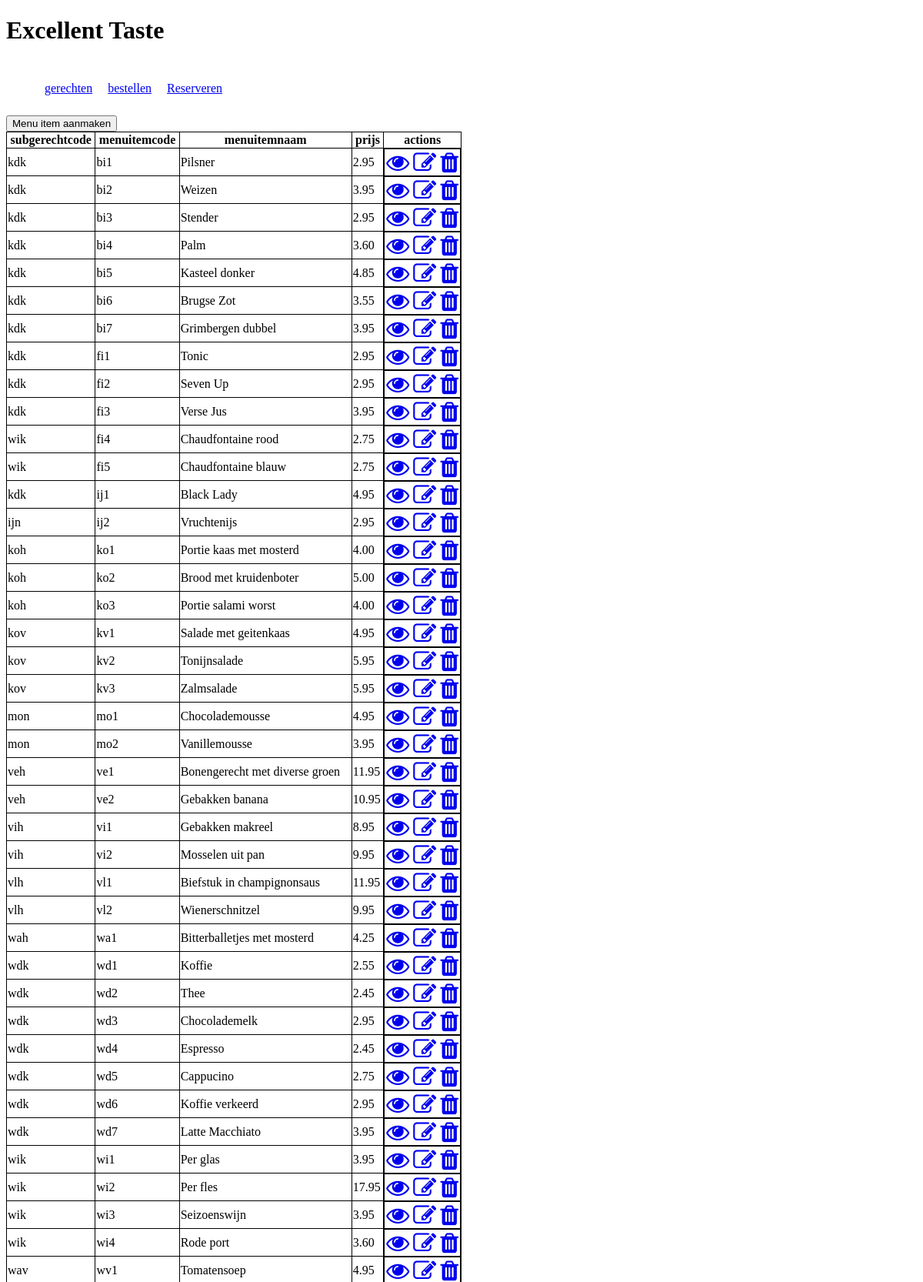
The page / (upper part) on the database its author committed.
### tables this page shows
CREATE TABLE `menuitem` (
  `subgerechtcode` varchar(4) NOT NULL,
  `menuitemcode` varchar(4) NOT NULL,
  `menuitemnaam` varchar(30) NOT NULL,
  `prijs` decimal(5,2) NOT NULL
);

### index.php (called while the page is built)
<?php
require_once 'controller/MainController.php';
$controller = new MainController();
$controller->handleRequest();
?>

### model/DishesLogic.php (called while the page is built, shortened)
<?php
require_once 'model/DataHandler.php';
class DishesLogic {
    public function __construct(){
        $this->DataHandler = new DataHandler("localhost", "mysql", "excellenttaste", "root", "");
    }
    public function readAllDishes(){
        $sql = "SELECT * from menuitem";
        $data = $this->DataHandler->readAllData($sql);
        $data->setFetchMode(PDO::FETCH_ASSOC);
        $result = $data->fetchAll();
        return $result;
    }
}
?>

### model/DataHandler.php (called while the page is built, shortened)
<?php
class DataHandler{
	public function __construct($host, $dbdriver, $dbname, $username, $password)
	{
		$this->host = $host;
		$this->dbdriver = $dbdriver;
		$this->dbname = $dbname;
		$this->username = $username;
		$this->password = $password;
		try {
			$this->dbh = new PDO("$this->dbdriver:host=$this->host;dbname=$this->dbname", $this->username, $this->password);
			$this->dbh->setAttribute(PDO::ATTR_ERRMODE, PDO::ERRMODE_EXCEPTION);
			return true;
		} catch (PDOException $e) {
			echo "Connection with ".$this->dbdriver." failed: ".$e->getMessage();
		}
	}
	public function readAllData($sql){
		return $this->dbh->query($sql,PDO::FETCH_ASSOC);
	}
}
?>

### model/Display.php (the view, shortened to what this page needs)
<?php
class Display{
    public function createTableDish($con, $res){
        $tableheader = false;
        $html = '<div style="overflow-x:auto;">';
        $html .= '<table>';
        foreach ($res as $row) {
            if ($tableheader == false) {
                $html .= "<tr>";
                foreach ($row as $key => $value) {
                    $html .= "<th>{$key}</th>";
                }
                $html .= "<th> actions </th>";
                $html .= "</tr>";
                $tableheader = true;
            }
            $html .= '<tr>';
            foreach ($row as $key => $value) {
                $html .= "<td>" . $value . "</td>";
            }
            $html .= "<td style='display: flex; justify-content: space-between;'>";
            $html .= "<a href='index.php?con=" . $con . "&op=read&id=" . $row['menuitemcode'] . "'> <i class='fa fa-eye' style='font-size:30px; margin:1px'></i></a>";
            $html .= "<a href='index.php?con=" . $con . "&op=update&id=" . $row['menuitemcode'] . "'><i class='fa fa-edit' style='font-size:30px; margin:1px'></i></a>";
            $html .= "<a href='index.php?con=" . $con . "&op=delete&id=" . $row['menuitemcode'] . "'><i class='fa fa-trash' style='font-size:30px; margin:1px'></i></a>";
            $html .= "</td>";
            $html .= '</tr>';
        }
        $html .= "</table></div>";
        $html .= "</form";
        return $html;
    }
}
?>

### controller/MainController.php (shortened to what this page needs)
<?php
require_once 'controller/DishesController.php';
class MainController{
    public function __construct(){
        $this->DishesController = new DishesController();
    }
    public function handleRequest(){
        $con = isset($_GET['con']) ? $_GET['con'] : '';
        switch ($con){
            default:
                $this->DishesController->handleRequest();
                break;
        }
    }
}
?>

### controller/DishesController.php (shortened to what this page needs)
<?php
require_once 'model/DishesLogic.php';
require_once 'model/Display.php';
class DishesController{
    public function __construct(){
        $this->DishesLogic = new DishesLogic();
        $this->Display = new Display();
    }
    public function handleRequest(){
        $op = isset($_GET['op']) ? $_GET['op'] : '';
        switch($op){
            default:
                $this->collectReadAllDishes();
                break;
        }
    }
    public function collectReadAllDishes(){
        $data = $this->DishesLogic->readAllDishes();
        $html = $this->Display->createTableDish("dishes", $data);
        include 'view/dishes.php';
    }
}
?>

### view/components/header.php (shortened to what this page needs)
<!DOCTYPE html>
<html lang="en">
<head>
    <link rel="stylesheet" href="view/assets/style.css">
    <link rel="stylesheet" href="https://cdnjs.cloudflare.com/ajax/libs/font-awesome/4.7.0/css/font-awesome.min.css">
</head>
<body>
    <h1> Excellent Taste </h1>
    <div class="flex-row">
        <ul>
            <li><a href="index.php?con=dishes">gerechten</a></li>
            <li><a href="index.php?con=orders">bestellen</a></li>
            <li><a href="index.php?con=reservations">Reserveren</a></li>
        </ul>
    </div>
</body>
</html>

### view/dishes.php (shortened to what this page needs)
<?php
    require 'components/header.php';
?>
<!DOCTYPE html>
<html lang="en">
<head>
</head>
<body>
    <a href="index.php?con=dishes&op=create">
        <button>Menu item aanmaken</button>
    </a>
    <?php
        echo $html;
    ?>
</body>
</html>

### view/assets/style.css (style rules this page uses)
.flex-row { display: flex; flex-direction: row; }
ul { display: flex; flex-direction: row; left : 100%; }
li { margin: 10px; list-style-type: none; }
table { border-collapse: collapse; border-spacing: 0px; width: 50%; }
table, td, th { border: 1px solid; }

### rows shown on the page
menuitem: key "subgerechtcode", key "menuitemcode", key "menuitemnaam", key "prijs", shows "actions", subgerechtcode "kdk", menuitemcode "bi1", menuitemnaam "Pilsner", prijs "2.95"
menuitem: subgerechtcode "kdk", menuitemcode "bi2", menuitemnaam "Weizen", prijs "3.95"
menuitem: subgerechtcode "kdk", menuitemcode "bi3", menuitemnaam "Stender", prijs "2.95"
menuitem: subgerechtcode "kdk", menuitemcode "bi4", menuitemnaam "Palm", prijs "3.60"
menuitem: subgerechtcode "kdk", menuitemcode "bi5", menuitemnaam "Kasteel donker", prijs "4.85"
menuitem: subgerechtcode "kdk", menuitemcode "bi6", menuitemnaam "Brugse Zot", prijs "3.55"
menuitem: subgerechtcode "kdk", menuitemcode "bi7", menuitemnaam "Grimbergen dubbel", prijs "3.95"
menuitem: subgerechtcode "kdk", menuitemcode "fi1", menuitemnaam "Tonic", prijs "2.95"
menuitem: subgerechtcode "kdk", menuitemcode "fi2", menuitemnaam "Seven Up", prijs "2.95"
menuitem: subgerechtcode "kdk", menuitemcode "fi3", menuitemnaam "Verse Jus", prijs "3.95"
menuitem: subgerechtcode "wik", menuitemcode "fi4", menuitemnaam "Chaudfontaine rood", prijs "2.75"
menuitem: subgerechtcode "wik", menuitemcode "fi5", menuitemnaam "Chaudfontaine blauw", prijs "2.75"
menuitem: subgerechtcode "kdk", menuitemcode "ij1", menuitemnaam "Black Lady", prijs "4.95"
menuitem: subgerechtcode "ijn", menuitemcode "ij2", menuitemnaam "Vruchtenijs", prijs "2.95"
menuitem: subgerechtcode "koh", menuitemcode "ko1", menuitemnaam "Portie kaas met mosterd", prijs "4.00"
menuitem: subgerechtcode "koh", menuitemcode "ko2", menuitemnaam "Brood met kruidenboter", prijs "5.00"
menuitem: subgerechtcode "koh", menuitemcode "ko3", menuitemnaam "Portie salami worst", prijs "4.00"
menuitem: subgerechtcode "kov", menuitemcode "kv1", menuitemnaam "Salade met geitenkaas", prijs "4.95"
menuitem: subgerechtcode "kov", menuitemcode "kv2", menuitemnaam "Tonijnsalade", prijs "5.95"
menuitem: subgerechtcode "kov", menuitemcode "kv3", menuitemnaam "Zalmsalade", prijs "5.95"
menuitem: subgerechtcode "mon", menuitemcode "mo1", menuitemnaam "Chocolademousse", prijs "4.95"
menuitem: subgerechtcode "mon", menuitemcode "mo2", menuitemnaam "Vanillemousse", prijs "3.95"
menuitem: subgerechtcode "veh", menuitemcode "ve1", menuitemnaam "Bonengerecht met diverse groen", prijs "11.95"
menuitem: subgerechtcode "veh", menuitemcode "ve2", menuitemnaam "Gebakken banana", prijs "10.95"
menuitem: subgerechtcode "vih", menuitemcode "vi1", menuitemnaam "Gebakken makreel", prijs "8.95"
menuitem: subgerechtcode "vih", menuitemcode "vi2", menuitemnaam "Mosselen uit pan", prijs "9.95"
menuitem: subgerechtcode "vlh", menuitemcode "vl1", menuitemnaam "Biefstuk in champignonsaus", prijs "11.95"
menuitem: subgerechtcode "vlh", menuitemcode "vl2", menuitemnaam "Wienerschnitzel", prijs "9.95"
menuitem: subgerechtcode "wah", menuitemcode "wa1", menuitemnaam "Bitterballetjes met mosterd", prijs "4.25"
menuitem: subgerechtcode "wdk", menuitemcode "wd1", menuitemnaam "Koffie", prijs "2.55"
menuitem: subgerechtcode "wdk", menuitemcode "wd2", menuitemnaam "Thee", prijs "2.45"
menuitem: subgerechtcode "wdk", menuitemcode "wd3", menuitemnaam "Chocolademelk", prijs "2.95"
menuitem: subgerechtcode "wdk", menuitemcode "wd4", menuitemnaam "Espresso", prijs "2.45"
menuitem: subgerechtcode "wdk", menuitemcode "wd5", menuitemnaam "Cappucino", prijs "2.75"
menuitem: subgerechtcode "wdk", menuitemcode "wd6", menuitemnaam "Koffie verkeerd", prijs "2.95"
menuitem: subgerechtcode "wdk", menuitemcode "wd7", menuitemnaam "Latte Macchiato", prijs "3.95"
menuitem: subgerechtcode "wik", menuitemcode "wi1", menuitemnaam "Per glas", prijs "3.95"
menuitem: subgerechtcode "wik", menuitemcode "wi2", menuitemnaam "Per fles", prijs "17.95"
menuitem: subgerechtcode "wik", menuitemcode "wi3", menuitemnaam "Seizoenswijn", prijs "3.95"
menuitem: subgerechtcode "wik", menuitemcode "wi4", menuitemnaam "Rode port", prijs "3.60"
menuitem: subgerechtcode "wav", menuitemcode "wv1", menuitemnaam "Tomatensoep", prijs "4.95"
